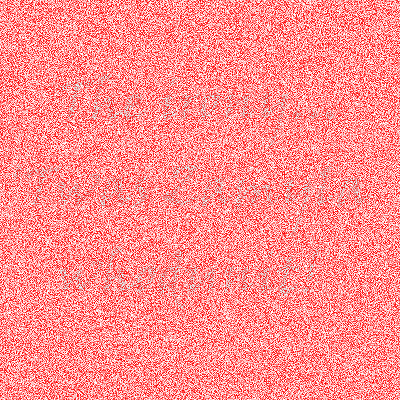
%> input picture clue.bmp, 400 x 400 px
$ octave 'cs50 pset2- Whodunit-Matlab.m'   (GNU Octave 9; MATLAB toolbox functions it lacks are replaced by stand-ins)
%> lines starting %> are read from the running program, lines starting %| are printed output that depends on the picture
imshow(clue);
%> (this line was passed over: clue is not available in this run)
rgbImage=imread("clue.bmp");
%> rgbImage is the input picture: size 400x400x3 uint8; mean R, G, B 253.3, 142.3, 142.3
% Extract the individual red, green, and blue color channels.
redChannel = rgbImage(:, :, 1);
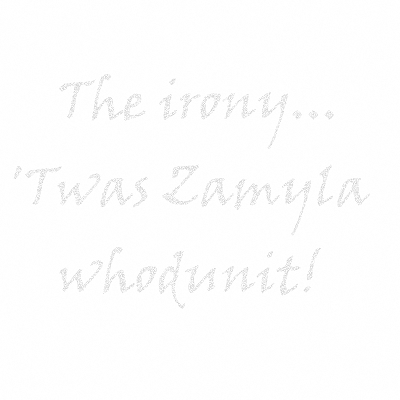
%> redChannel: size 400x400 uint8; min 207, max 255, mean 253.3
imshow(redChannel);
J = imadjust(redChannel);
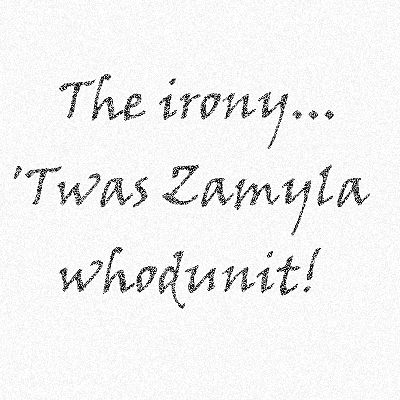
%> J: size 400x400 uint8; min 0, max 255, mean 240.9
imshow(J);
